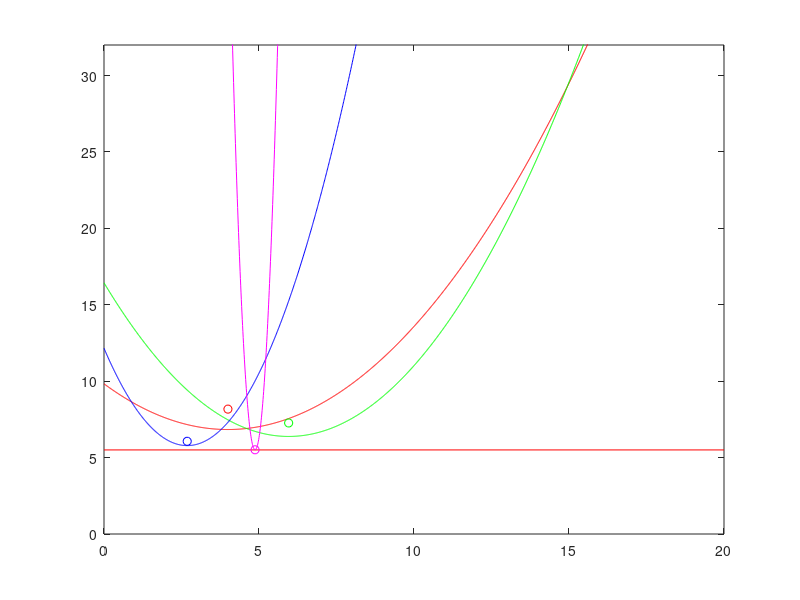

The MATLAB script that drew this image:
clf;
data = load('data.txt');

xs = 0:0.01:20;
colors = {'r', 'g', 'b', 'm', 'c', 'y', 'k'};
for j = 1 : size(data,1)
    clf
    y0 = data(j,2) - 0.01
    plot([xs(1);xs(end)],[y0;y0],'r-'); hold on;
    for i = 1 : j %size(data,1)
        x1 = data(i,1);
        y1 = data(i,2);
        ys = (xs.^2 - 2*xs*x1 + (x1*x1 + y1*y1 - y0*y0)) / (2 * (y1-y0))
        c = colors{i};
        plot(x1,y1,['o',c]); hold on;
        plot(xs,ys,['-',c]); hold on;
    end
    axis([xs(1), xs(end), 0, 32]); hold on;
    pause
end

